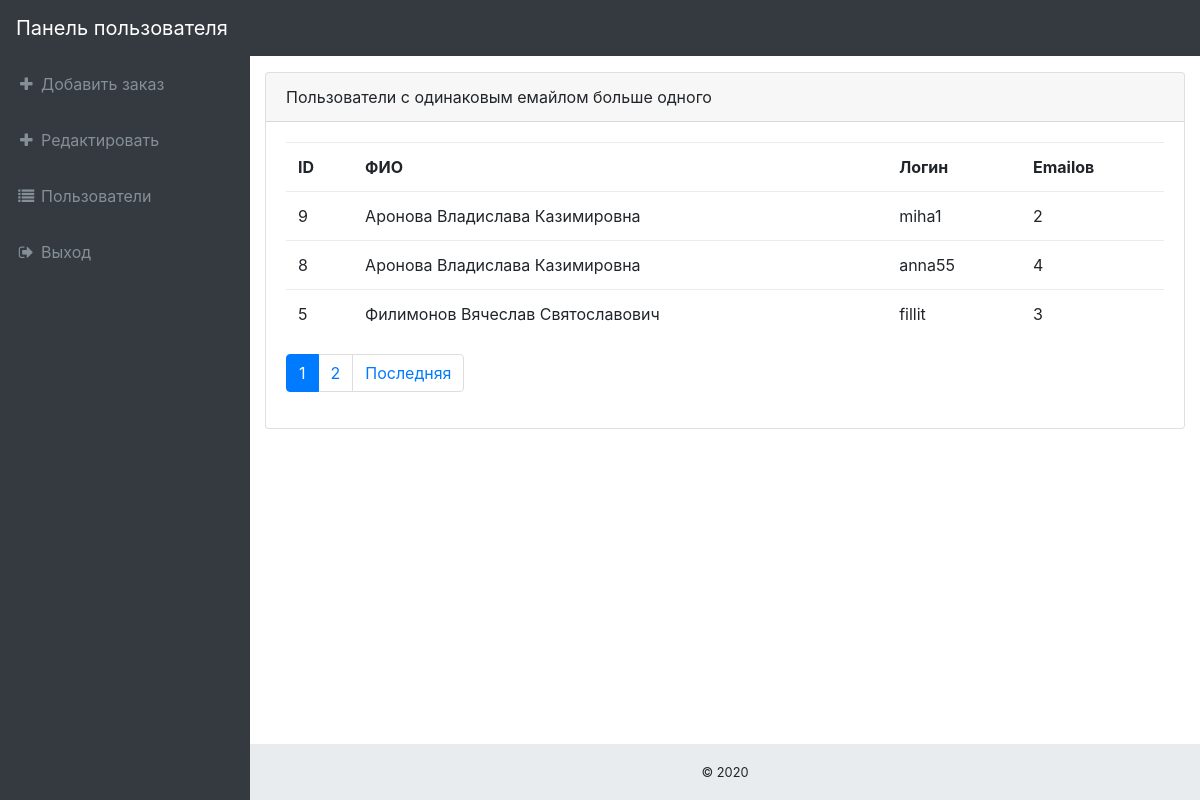
/user/list (signed in), run on the app's committed database.
### tables this page shows
CREATE TABLE IF NOT EXISTS `users` (
  `id` int(11) NOT NULL auto_increment,
  `email` varchar(55) NOT NULL,
  `login` varchar(55) NOT NULL,
  `pass` varchar(40) NOT NULL,
  `fio` varchar(100) NOT NULL,
  PRIMARY KEY  (`id`)
);

### application/controllers/UserController.php (called while the page is built, shortened)
<?php
class UserController extends Controller {
	public function __construct($route) {
		$this->model = $this->loadModel($route['controller']);
		$this->view = new View($route);
		$this->view->layout = $route['controller'];
	}
	public function listAction() {
		$sort = 'id'; $order = 'DESC';
		$pagination = new Pagination($this->route, $this->model->usersCountGroup('users','email'));
		$vars = [
			'pagination' => $pagination->get(),
			'list' => $this->model->usersList($this->route, $pagination->getMax(), $sort, $order),
		];
		$this->view->render('Пользователи с одинаковым емайлом больше одного', $vars);
	}
}

### index.php (called while the page is built, shortened)
<?php
spl_autoload_register(function($class) {
    $path = str_replace('\\', '/', $class.'.php');
});
$router = new Router;
$router->run();

### application/lib/Db.php (called while the page is built, shortened)
<?php
class Db {
	protected $db;
	public function __construct() {
		$config = require 'application/config/db.php';
		$this->db = new PDO('mysql:host='.$config['host'].';dbname='.$config['name'].';charset=utf8', $config['user'], $config['password'],
		array(PDO::MYSQL_ATTR_INIT_COMMAND => "SET NAMES utf8"));
	}
	public function query($sql, $params = []) {
		$stmt = $this->db->prepare($sql);
		if (!empty($params)) {
			foreach ($params as $key => $val) {
				if (is_int($val)) {
					$type = PDO::PARAM_INT;
				} else {
					$type = PDO::PARAM_STR;
				}
				$stmt->bindValue(':'.$key, $val, $type);
			}
		}
		$stmt->execute();
		return $stmt;
	}
	public function row($sql, $params = []) {
		$result = $this->query($sql, $params);
		return $result->fetchAll(PDO::FETCH_ASSOC);
	}
	public function column($sql, $params = []) {
		$result = $this->query($sql, $params);
		return $result->fetchColumn();
	}
}

### application/config/db.php (called while the page is built)
<?php
return [
	'host' => 'localhost',
	'name' => '',
	'user' => '',
	'password' => '',
];

### application/models/User.php (called while the page is built, shortened)
<?php
class User extends Model {
	public function usersCountGroup($table, $field) {
		return $this->db->column("
		SELECT COUNT(*) FROM
		(
			SELECT $field, COUNT(*)
			FROM $table
			GROUP BY $field HAVING COUNT(*)>1
		)
		d1");
	}
	public function usersList($route, $max, $order = 'id', $sort = 'DESC') {
		if (isset($route['page']) && $route['page']>0) {
		    $route['page'] = $route['page']-1;
		} else {
			$route['page'] = 0;
		}
		$params = [
			'max' => $max,
			'start' => ($route['page'] * $max),
		];
		return $this->db->row("SELECT id, fio, login, COUNT(*) AS emails FROM users GROUP BY email HAVING COUNT(*)>1 ORDER BY $order $sort LIMIT :start, :max", $params);
	}
}

### application/core/Controller.php (called while the page is built, shortened)
<?php
abstract class Controller {
	public function __construct($route) {
		$this->route = $route;
	}
	public function loadModel($name) {
		$path = 'application\models\\'.ucfirst($name);
		if (class_exists($path)) {
			return new $path;
		}
	}
}

### application/core/Model.php (called while the page is built, shortened)
<?php
abstract class Model {
	public function __construct() {
		$this->db = new Db;
	}
}

### application/views/user/list.php (the view)
<div class="content-wrapper">
    <div class="container-fluid">
        <div class="card mb-3">
            <div class="card-header"><?php echo $title; ?></div>
            <div class="card-body">
                <div class="row">
                    <div class="col-sm-12 col-lg-12">
                        <?php if (empty($list)): ?>
                            <p>Список пуст</p>
                        <?php else: ?>
                            <table class="table">
                                <tr>
                                    <th>ID</th>
                                    <th>ФИО</th>
                                    <th>Логин</th>
                                    <th>Emailов</th>
                                </tr>
                                <?php foreach ($list as $val): ?>
                                    <tr>
                                        <td><?php echo $val['id']; ?></td>
                                        <td><?php echo htmlspecialchars($val['fio'], ENT_QUOTES); ?></td>
                                        <td><?php echo htmlspecialchars($val['login'], ENT_QUOTES); ?></td>
					                    <td><?php echo htmlspecialchars($val['emails'], ENT_QUOTES); ?></td>
                                    </tr>
                                <?php endforeach; ?>
                            </table>
                            <?php echo $pagination; ?>
                        <?php endif; ?>
                    </div>
                </div>
            </div>
        </div>
    </div>
</div>

### public/styles/admin.css (style rules this page uses)
html { position: relative; min-height: 100%; }
body { overflow-x: hidden; }
body.sticky-footer { margin-bottom: 56px; }
body.sticky-footer .content-wrapper { min-height: calc(100vh - 56px - 56px); }
body.fixed-nav { padding-top: 56px; }
.content-wrapper { min-height: calc(100vh - 56px); padding-top: 1rem; }
.content-wrapper { overflow-x: hidden; background: white; }
@media (min-width: 992px) { .content-wrapper { margin-left: 250px; } }

### data on the page
users: id "9", fio "Аронова Владислава Казимировна", login "miha1", emails "2"
users: id "8", fio "Аронова Владислава Казимировна", login "anna55", emails "4"
users: id "5", fio "Филимонов Вячеслав Святославович", login "fillit", emails "3"

### other printed values
$title "Пользователи с одинаковым емайлом больше одного"
$text "Последняя"
